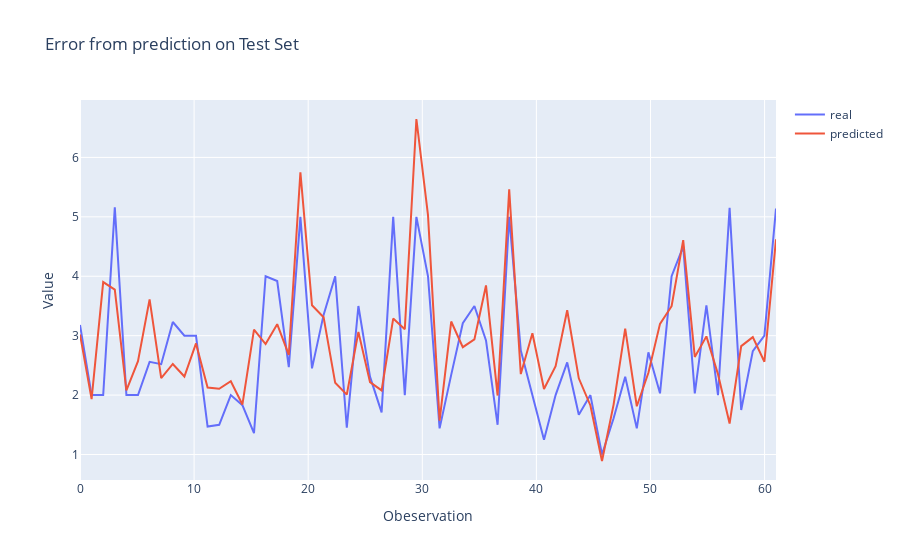

This figure's notebook cell:
### Code cell
fig = go.Figure()
fig.add_trace(go.Scatter(x=x, y=y_test, name="real", mode="lines"))
fig.add_trace(go.Scatter(x=x, y=y_pred, name="predicted", mode="lines"))
fig.update_layout(title="Error from prediction on Test Set", xaxis_title="Obeservation", yaxis_title="Value",width=900)
fig.show()
